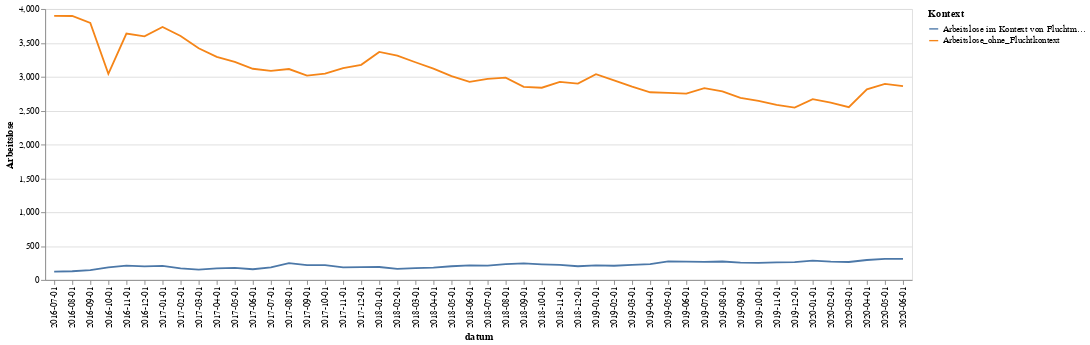
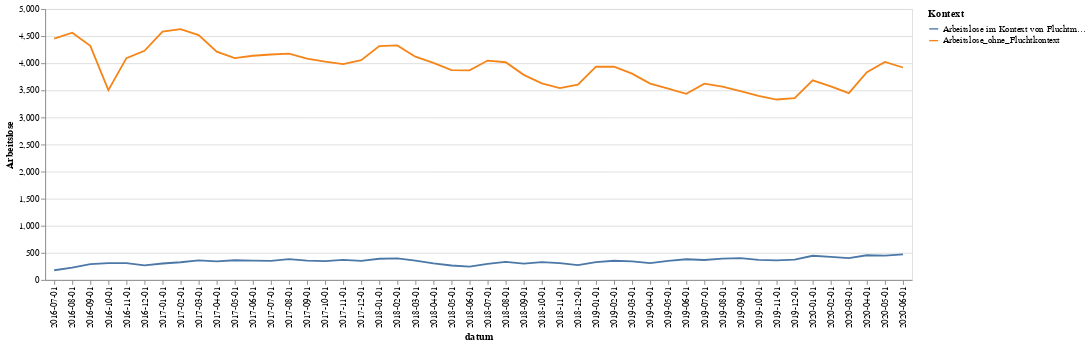

Source (notebook cell) for these figures, in order:
### Code cell
for i in brandenburg["Länder und Kreise_"].unique():
    print(i)
    lk_data=brandenburg[brandenburg["Länder und Kreise_"]==i]
    lk_data=lk_data[["Länder und Kreise_","datum","Arbeitslose im Kontext von Fluchtmigration1)_absolut","Arbeitslose_ohne_Fluchtkontext"]]

    melted=pd.melt(lk_data, id_vars=["Länder und Kreise_","datum"],var_name="Kontext",value_name="Arbeitslose" ,value_vars=["Arbeitslose im Kontext von Fluchtmigration1)_absolut","Arbeitslose_ohne_Fluchtkontext"])
    melted
    melted["Arbeitslose"]=pd.to_numeric(melted["Arbeitslose"],errors="coerce")
    melted.sort_values("datum")
    chart=alt.Chart(melted).mark_line().encode(
    x='datum',
    y="Arbeitslose:Q",
    color="Kontext"
    )
    chart.display()

### Figure 1 — Vega-Lite specification as saved in the notebook (floating-point values rounded to 4 significant figures)
{"config": {"view": {"continuousWidth": 400, "continuousHeight": 300}}, "data": {"name": "data-aabd32a193c942f18a487c0f0d7a137b"}, "mark": "line", "encoding": {"color": {"type": "nominal", "field": "Kontext"}, "x": {"type": "nominal", "field": "datum"}, "y": {"type": "quantitative", "field": "Arbeitslose"}}, "$schema": "https://vega.github.io/schema/vega-lite/v4.0.0.json", "datasets": {"data-aabd32a193c942f18a487c0f0d7a137b": [{"Länder und Kreise_": "12051 Brandenburg an der Havel, St.", "datum": "2020-06-01", "Kontext": "Arbeitslose im Kontext von Fluchtmigration1)_absolut", "Arbeitslose": 312.0}, {"Länder und Kreise_": "12051 Brandenburg an der Havel, St.", "datum": "2020-05-01", "Kontext": "Arbeitslose im Kontext von Fluchtmigration1)_absolut", "Arbeitslose": 312.0}, {"Länder und Kreise_": "12051 Brandenburg an der Havel, St.", "datum": "2020-04-01", "Kontext": "Arbeitslose im Kontext von Fluchtmigration1)_absolut", "Arbeitslose": 294.0}, {"Länder und Kreise_": "12051 Brandenburg an der Havel, St.", "datum": "2020-03-01", "Kontext": "Arbeitslose im Kontext von Fluchtmigration1)_absolut", "Arbeitslose": 265.0}, {"Länder und Kreise_": "12051 Brandenburg an der Havel, St.", "datum": "2020-02-01", "Kontext": "Arbeitslose im Kontext von Fluchtmigration1)_absolut", "Arbeitslose": 271.0}, {"Länder und Kreise_": "12051 Brandenburg an der Havel, St.", "datum": "2020-01-01", "Kontext": "Arbeitslose im Kontext von Fluchtmigration1)_absolut", "Arbeitslose": 285.0}, {"Länder und Kreise_": "12051 Brandenburg an der Havel, St.", "datum": "2019-12-01", "Kontext": "Arbeitslose im Kontext von Fluchtmigration1)_absolut", "Arbeitslose": 262.0}, {"Länder und Kreise_": "12051 Brandenburg an der Havel, St.", "datum": "2019-11-01", "Kontext": "Arbeitslose im Kontext von Fluchtmigration1)_absolut", "Arbeitslose": 259.0}, {"Länder und Kreise_": "12051 Brandenburg an der Havel, St.", "datum": "2019-10-01", "Kontext": "Arbeitslose im Kontext von Fluchtmigration1)_absolut", "Arbeitslose": 252.0}, {"Länder und Kreise_": "12051 Brandenburg an der Havel, St.", "datum": "2019-09-01", "Kontext": "Arbeitslose im Kontext von Fluchtmigration1)_absolut", "Arbeitslose": 256.0}, {"Länder und Kreise_": "12051 Brandenburg an der Havel, St.", "datum": "2019-08-01", "Kontext": "Arbeitslose im Kontext von Fluchtmigration1)_absolut", "Arbeitslose": 272.0}, {"Länder und Kreise_": "12051 Brandenburg an der Havel, St.", "datum": "2019-07-01", "Kontext": "Arbeitslose im Kontext von Fluchtmigration1)_absolut", "Arbeitslose": 266.0}, {"Länder und Kreise_": "12051 Brandenburg an der Havel, St.", "datum": "2019-06-01", "Kontext": "Arbeitslose im Kontext von Fluchtmigration1)_absolut", "Arbeitslose": 271.0}, {"Länder und Kreise_": "12051 Brandenburg an der Havel, St.", "datum": "2019-05-01", "Kontext": "Arbeitslose im Kontext von Fluchtmigration1)_absolut", "Arbeitslose": 273.0}, {"Länder und Kreise_": "12051 Brandenburg an der Havel, St.", "datum": "2019-04-01", "Kontext": "Arbeitslose im Kontext von Fluchtmigration1)_absolut", "Arbeitslose": 234.0}, {"Länder und Kreise_": "12051 Brandenburg an der Havel, St.", "datum": "2019-03-01", "Kontext": "Arbeitslose im Kontext von Fluchtmigration1)_absolut", "Arbeitslose": 222.0}, {"Länder und Kreise_": "12051 Brandenburg an der Havel, St.", "datum": "2019-02-01", "Kontext": "Arbeitslose im Kontext von Fluchtmigration1)_absolut", "Arbeitslose": 209.0}, {"Länder und Kreise_": "12051 Brandenburg an der Havel, St.", "datum": "2019-01-01", "Kontext": "Arbeitslose im Kontext von Fluchtmigration1)_absolut", "Arbeitslose": 215.0}, {"Länder und Kreise_": "12051 Brandenburg an der Havel, St.", "datum": "2018-12-01", "Kontext": "Arbeitslose im Kontext von Fluchtmigration1)_absolut", "Arbeitslose": 202.0}, {"Länder und Kreise_": "12051 Brandenburg an der Havel, St.", "datum": "2018-11-01", "Kontext": "Arbeitslose im Kontext von Fluchtmigration1)_absolut", "Arbeitslose": 223.0}, {"Länder und Kreise_": "12051 Brandenburg an der Havel, St.", "datum": "2018-10-01", "Kontext": "Arbeitslose im Kontext von Fluchtmigration1)_absolut", "Arbeitslose": 231.0}, {"Länder und Kreise_": "12051 Brandenburg an der Havel, St.", "datum": "2018-09-01", "Kontext": "Arbeitslose im Kontext von Fluchtmigration1)_absolut", "Arbeitslose": 244.0}, {"Länder und Kreise_": "12051 Brandenburg an der Havel, St.", "datum": "2018-08-01", "Kontext": "Arbeitslose im Kontext von Fluchtmigration1)_absolut", "Arbeitslose": 233.0}, {"Länder und Kreise_": "12051 Brandenburg an der Havel, St.", "datum": "2018-07-01", "Kontext": "Arbeitslose im Kontext von Fluchtmigration1)_absolut", "Arbeitslose": 212.0}, {"Länder und Kreise_": "12051 Brandenburg an der Havel, St.", "datum": "2018-06-01", "Kontext": "Arbeitslose im Kontext von Fluchtmigration1)_absolut", "Arbeitslose": 215.0}, {"Länder und Kreise_": "12051 Brandenburg an der Havel, St.", "datum": "2018-05-01", "Kontext": "Arbeitslose im Kontext von Fluchtmigration1)_absolut", "Arbeitslose": 202.0}, {"Länder und Kreise_": "12051 Brandenburg an der Havel, St.", "datum": "2018-04-01", "Kontext": "Arbeitslose im Kontext von Fluchtmigration1)_absolut", "Arbeitslose": 181.0}, {"Länder und Kreise_": "12051 Brandenburg an der Havel, St.", "datum": "2018-03-01", "Kontext": "Arbeitslose im Kontext von Fluchtmigration1)_absolut", "Arbeitslose": 174.0}, {"Länder und Kreise_": "12051 Brandenburg an der Havel, St.", "datum": "2018-02-01", "Kontext": "Arbeitslose im Kontext von Fluchtmigration1)_absolut", "Arbeitslose": 163.0}, {"Länder und Kreise_": "12051 Brandenburg an der Havel, St.", "datum": "2018-01-01", "Kontext": "Arbeitslose im Kontext von Fluchtmigration1)_absolut", "Arbeitslose": 191.0}, {"Länder und Kreise_": "12051 Brandenburg an der Havel, St.", "datum": "2017-12-01", "Kontext": "Arbeitslose im Kontext von Fluchtmigration1)_absolut", "Arbeitslose": 189.0}, {"Länder und Kreise_": "12051 Brandenburg an der Havel, St.", "datum": "2017-11-01", "Kontext": "Arbeitslose im Kontext von Fluchtmigration1)_absolut", "Arbeitslose": 184.0}, {"Länder und Kreise_": "12051 Brandenburg an der Havel, St.", "datum": "2017-10-01", "Kontext": "Arbeitslose im Kontext von Fluchtmigration1)_absolut", "Arbeitslose": 219.0}, {"Länder und Kreise_": "12051 Brandenburg an der Havel, St.", "datum": "2017-09-01", "Kontext": "Arbeitslose im Kontext von Fluchtmigration1)_absolut", "Arbeitslose": 220.0}, {"Länder und Kreise_": "12051 Brandenburg an der Havel, St.", "datum": "2017-08-01", "Kontext": "Arbeitslose im Kontext von Fluchtmigration1)_absolut", "Arbeitslose": 249.0}, {"Länder und Kreise_": "12051 Brandenburg an der Havel, St.", "datum": "2017-07-01", "Kontext": "Arbeitslose im Kontext von Fluchtmigration1)_absolut", "Arbeitslose": 186.0}, {"Länder und Kreise_": "12051 Brandenburg an der Havel, St.", "datum": "2017-06-01", "Kontext": "Arbeitslose im Kontext von Fluchtmigration1)_absolut", "Arbeitslose": 158.0}, {"Länder und Kreise_": "12051 Brandenburg an der Havel, St.", "datum": "2017-05-01", "Kontext": "Arbeitslose im Kontext von Fluchtmigration1)_absolut", "Arbeitslose": 178.0}, {"Länder und Kreise_": "12051 Brandenburg an der Havel, St.", "datum": "2017-04-01", "Kontext": "Arbeitslose im Kontext von Fluchtmigration1)_absolut", "Arbeitslose": 170.0}, {"Länder und Kreise_": "12051 Brandenburg an der Havel, St.", "datum": "2017-03-01", "Kontext": "Arbeitslose im Kontext von Fluchtmigration1)_absolut", "Arbeitslose": 152.0}, {"Länder und Kreise_": "12051 Brandenburg an der Havel, St.", "datum": "2017-02-01", "Kontext": "Arbeitslose im Kontext von Fluchtmigration1)_absolut", "Arbeitslose": 171.0}, {"Länder und Kreise_": "12051 Brandenburg an der Havel, St.", "datum": "2017-01-01", "Kontext": "Arbeitslose im Kontext von Fluchtmigration1)_absolut", "Arbeitslose": 208.0}, {"Länder und Kreise_": "12051 Brandenburg an der Havel, St.", "datum": "2016-12-01", "Kontext": "Arbeitslose im Kontext von Fluchtmigration1)_absolut", "Arbeitslose": 201.0}, {"Länder und Kreise_": "12051 Brandenburg an der Havel, St.", "datum": "2016-11-01", "Kontext": "Arbeitslose im Kontext von Fluchtmigration1)_absolut", "Arbeitslose": 211.0}, {"Länder und Kreise_": "12051 Brandenburg an der Havel, St.", "datum": "2016-10-01", "Kontext": "Arbeitslose im Kontext von Fluchtmigration1)_absolut", "Arbeitslose": 184.0}, {"Länder und Kreise_": "12051 Brandenburg an der Havel, St.", "datum": "2016-09-01", "Kontext": "Arbeitslose im Kontext von Fluchtmigration1)_absolut", "Arbeitslose": 146.0}, {"Länder und Kreise_": "12051 Brandenburg an der Havel, St.", "datum": "2016-08-01", "Kontext": "Arbeitslose im Kontext von Fluchtmigration1)_absolut", "Arbeitslose": 128.0}, {"Länder und Kreise_": "12051 Brandenburg an der Havel, St.", "datum": "2016-07-01", "Kontext": "Arbeitslose im Kontext von Fluchtmigration1)_absolut", "Arbeitslose": 122.0}, {"Länder und Kreise_": "12051 Brandenburg an der Havel, St.", "datum": "2020-06-01", "Kontext": "Arbeitslose_ohne_Fluchtkontext", "Arbeitslose": 2861.0}, {"Länder und Kreise_": "12051 Brandenburg an der Havel, St.", "datum": "2020-05-01", "Kontext": "Arbeitslose_ohne_Fluchtkontext", "Arbeitslose": 2894.0}, {"Länder und Kreise_": "12051 Brandenburg an der Havel, St.", "datum": "2020-04-01", "Kontext": "Arbeitslose_ohne_Fluchtkontext", "Arbeitslose": 2815.0}, {"Länder und Kreise_": "12051 Brandenburg an der Havel, St.", "datum": "2020-03-01", "Kontext": "Arbeitslose_ohne_Fluchtkontext", "Arbeitslose": 2550.0}, {"Länder und Kreise_": "12051 Brandenburg an der Havel, St.", "datum": "2020-02-01", "Kontext": "Arbeitslose_ohne_Fluchtkontext", "Arbeitslose": 2618.0}, {"Länder und Kreise_": "12051 Brandenburg an der Havel, St.", "datum": "2020-01-01", "Kontext": "Arbeitslose_ohne_Fluchtkontext", "Arbeitslose": 2670.0}, {"Länder und Kreise_": "12051 Brandenburg an der Havel, St.", "datum": "2019-12-01", "Kontext": "Arbeitslose_ohne_Fluchtkontext", "Arbeitslose": 2545.0}, {"Länder und Kreise_": "12051 Brandenburg an der Havel, St.", "datum": "2019-11-01", "Kontext": "Arbeitslose_ohne_Fluchtkontext", "Arbeitslose": 2584.0}, {"Länder und Kreise_": "12051 Brandenburg an der Havel, St.", "datum": "2019-10-01", "Kontext": "Arbeitslose_ohne_Fluchtkontext", "Arbeitslose": 2645.0}, {"Länder und Kreise_": "12051 Brandenburg an der Havel, St.", "datum": "2019-09-01", "Kontext": "Arbeitslose_ohne_Fluchtkontext", "Arbeitslose": 2689.0}, {"Länder und Kreise_": "12051 Brandenburg an der Havel, St.", "datum": "2019-08-01", "Kontext": "Arbeitslose_ohne_Fluchtkontext", "Arbeitslose": 2785.0}, {"Länder und Kreise_": "12051 Brandenburg an der Havel, St.", "datum": "2019-07-01", "Kontext": "Arbeitslose_ohne_Fluchtkontext", "Arbeitslose": 2832.0}, {"Länder und Kreise_": "12051 Brandenburg an der Havel, St.", "datum": "2019-06-01", "Kontext": "Arbeitslose_ohne_Fluchtkontext", "Arbeitslose": 2752.0}, {"Länder und Kreise_": "12051 Brandenburg an der Havel, St.", "datum": "2019-05-01", "Kontext": "Arbeitslose_ohne_Fluchtkontext", "Arbeitslose": 2761.0}, {"Länder und Kreise_": "12051 Brandenburg an der Havel, St.", "datum": "2019-04-01", "Kontext": "Arbeitslose_ohne_Fluchtkontext", "Arbeitslose": 2771.0}, {"Länder und Kreise_": "12051 Brandenburg an der Havel, St.", "datum": "2019-03-01", "Kontext": "Arbeitslose_ohne_Fluchtkontext", "Arbeitslose": 2853.0}, {"Länder und Kreise_": "12051 Brandenburg an der Havel, St.", "datum": "2019-02-01", "Kontext": "Arbeitslose_ohne_Fluchtkontext", "Arbeitslose": 2948.0}, {"Länder und Kreise_": "12051 Brandenburg an der Havel, St.", "datum": "2019-01-01", "Kontext": "Arbeitslose_ohne_Fluchtkontext", "Arbeitslose": 3038.0}, {"Länder und Kreise_": "12051 Brandenburg an der Havel, St.", "datum": "2018-12-01", "Kontext": "Arbeitslose_ohne_Fluchtkontext", "Arbeitslose": 2900.0}, {"Länder und Kreise_": "12051 Brandenburg an der Havel, St.", "datum": "2018-11-01", "Kontext": "Arbeitslose_ohne_Fluchtkontext", "Arbeitslose": 2923.0}, {"Länder und Kreise_": "12051 Brandenburg an der Havel, St.", "datum": "2018-10-01", "Kontext": "Arbeitslose_ohne_Fluchtkontext", "Arbeitslose": 2838.0}, {"Länder und Kreise_": "12051 Brandenburg an der Havel, St.", "datum": "2018-09-01", "Kontext": "Arbeitslose_ohne_Fluchtkontext", "Arbeitslose": 2852.0}, {"Länder und Kreise_": "12051 Brandenburg an der Havel, St.", "datum": "2018-08-01", "Kontext": "Arbeitslose_ohne_Fluchtkontext", "Arbeitslose": 2987.0}, {"Länder und Kreise_": "12051 Brandenburg an der Havel, St.", "datum": "2018-07-01", "Kontext": "Arbeitslose_ohne_Fluchtkontext", "Arbeitslose": 2970.0}, {"Länder und Kreise_": "12051 Brandenburg an der Havel, St.", "datum": "2018-06-01", "Kontext": "Arbeitslose_ohne_Fluchtkontext", "Arbeitslose": 2926.0}, {"Länder und Kreise_": "12051 Brandenburg an der Havel, St.", "datum": "2018-05-01", "Kontext": "Arbeitslose_ohne_Fluchtkontext", "Arbeitslose": 3010.0}, {"Länder und Kreise_": "12051 Brandenburg an der Havel, St.", "datum": "2018-04-01", "Kontext": "Arbeitslose_ohne_Fluchtkontext", "Arbeitslose": 3120.0}, {"Länder und Kreise_": "12051 Brandenburg an der Havel, St.", "datum": "2018-03-01", "Kontext": "Arbeitslose_ohne_Fluchtkontext", "Arbeitslose": 3214.0}, {"Länder und Kreise_": "12051 Brandenburg an der Havel, St.", "datum": "2018-02-01", "Kontext": "Arbeitslose_ohne_Fluchtkontext", "Arbeitslose": 3313.0}, {"Länder und Kreise_": "12051 Brandenburg an der Havel, St.", "datum": "2018-01-01", "Kontext": "Arbeitslose_ohne_Fluchtkontext", "Arbeitslose": 3366.0}, {"Länder und Kreise_": "12051 Brandenburg an der Havel, St.", "datum": "2017-12-01", "Kontext": "Arbeitslose_ohne_Fluchtkontext", "Arbeitslose": 3176.0}, {"Länder und Kreise_": "12051 Brandenburg an der Havel, St.", "datum": "2017-11-01", "Kontext": "Arbeitslose_ohne_Fluchtkontext", "Arbeitslose": 3129.0}, {"Länder und Kreise_": "12051 Brandenburg an der Havel, St.", "datum": "2017-10-01", "Kontext": "Arbeitslose_ohne_Fluchtkontext", "Arbeitslose": 3047.0}, {"Länder und Kreise_": "12051 Brandenburg an der Havel, St.", "datum": "2017-09-01", "Kontext": "Arbeitslose_ohne_Fluchtkontext", "Arbeitslose": 3016.0}, {"Länder und Kreise_": "12051 Brandenburg an der Havel, St.", "datum": "2017-08-01", "Kontext": "Arbeitslose_ohne_Fluchtkontext", "Arbeitslose": 3114.0}, {"Länder und Kreise_": "12051 Brandenburg an der Havel, St.", "datum": "2017-07-01", "Kontext": "Arbeitslose_ohne_Fluchtkontext", "Arbeitslose": 3087.0}, {"Länder und Kreise_": "12051 Brandenburg an der Havel, St.", "datum": "2017-06-01", "Kontext": "Arbeitslose_ohne_Fluchtkontext", "Arbeitslose": 3118.0}, {"Länder und Kreise_": "12051 Brandenburg an der Havel, St.", "datum": "2017-05-01", "Kontext": "Arbeitslose_ohne_Fluchtkontext", "Arbeitslose": 3220.0}, {"Länder und Kreise_": "12051 Brandenburg an der Havel, St.", "datum": "2017-04-01", "Kontext": "Arbeitslose_ohne_Fluchtkontext", "Arbeitslose": 3293.0}, {"Länder und Kreise_": "12051 Brandenburg an der Havel, St.", "datum": "2017-03-01", "Kontext": "Arbeitslose_ohne_Fluchtkontext", "Arbeitslose": 3421.0}, {"Länder und Kreise_": "12051 Brandenburg an der Havel, St.", "datum": "2017-02-01", "Kontext": "Arbeitslose_ohne_Fluchtkontext", "Arbeitslose": 3603.0}, {"Länder und Kreise_": "12051 Brandenburg an der Havel, St.", "datum": "2017-01-01", "Kontext": "Arbeitslose_ohne_Fluchtkontext", "Arbeitslose": 3734.0}, {"Länder und Kreise_": "12051 Brandenburg an der Havel, St.", "datum": "2016-12-01", "Kontext": "Arbeitslose_ohne_Fluchtkontext", "Arbeitslose": 3597.0}, {"Länder und Kreise_": "12051 Brandenburg an der Havel, St.", "datum": "2016-11-01", "Kontext": "Arbeitslose_ohne_Fluchtkontext", "Arbeitslose": 3638.0}, {"Länder und Kreise_": "12051 Brandenburg an der Havel, St.", "datum": "2016-10-01", "Kontext": "Arbeitslose_ohne_Fluchtkontext", "Arbeitslose": 3044.0}, {"Länder und Kreise_": "12051 Brandenburg an der Havel, St.", "datum": "2016-09-01", "Kontext": "Arbeitslose_ohne_Fluchtkontext", "Arbeitslose": 3794.0}, {"Länder und Kreise_": "12051 Brandenburg an der Havel, St.", "datum": "2016-08-01", "Kontext": "Arbeitslose_ohne_Fluchtkontext", "Arbeitslose": 3897.0}, {"Länder und Kreise_": "12051 Brandenburg an der Havel, St.", "datum": "2016-07-01", "Kontext": "Arbeitslose_ohne_Fluchtkontext", "Arbeitslose": 3899.0}]}}

### Figure 2 — Vega-Lite specification as saved in the notebook (floating-point values rounded to 4 significant figures)
{"config": {"view": {"continuousWidth": 400, "continuousHeight": 300}}, "data": {"name": "data-8fe2051739ce1d487faf7b1a246e5577"}, "mark": "line", "encoding": {"color": {"type": "nominal", "field": "Kontext"}, "x": {"type": "nominal", "field": "datum"}, "y": {"type": "quantitative", "field": "Arbeitslose"}}, "$schema": "https://vega.github.io/schema/vega-lite/v4.0.0.json", "datasets": {"data-8fe2051739ce1d487faf7b1a246e5577": [{"Länder und Kreise_": "12052 Cottbus, Stadt", "datum": "2020-06-01", "Kontext": "Arbeitslose im Kontext von Fluchtmigration1)_absolut", "Arbeitslose": 470.0}, {"Länder und Kreise_": "12052 Cottbus, Stadt", "datum": "2020-05-01", "Kontext": "Arbeitslose im Kontext von Fluchtmigration1)_absolut", "Arbeitslose": 449.0}, {"Länder und Kreise_": "12052 Cottbus, Stadt", "datum": "2020-04-01", "Kontext": "Arbeitslose im Kontext von Fluchtmigration1)_absolut", "Arbeitslose": 455.0}, {"Länder und Kreise_": "12052 Cottbus, Stadt", "datum": "2020-03-01", "Kontext": "Arbeitslose im Kontext von Fluchtmigration1)_absolut", "Arbeitslose": 403.0}, {"Länder und Kreise_": "12052 Cottbus, Stadt", "datum": "2020-02-01", "Kontext": "Arbeitslose im Kontext von Fluchtmigration1)_absolut", "Arbeitslose": 425.0}, {"Länder und Kreise_": "12052 Cottbus, Stadt", "datum": "2020-01-01", "Kontext": "Arbeitslose im Kontext von Fluchtmigration1)_absolut", "Arbeitslose": 446.0}, {"Länder und Kreise_": "12052 Cottbus, Stadt", "datum": "2019-12-01", "Kontext": "Arbeitslose im Kontext von Fluchtmigration1)_absolut", "Arbeitslose": 375.0}, {"Länder und Kreise_": "12052 Cottbus, Stadt", "datum": "2019-11-01", "Kontext": "Arbeitslose im Kontext von Fluchtmigration1)_absolut", "Arbeitslose": 362.0}, {"Länder und Kreise_": "12052 Cottbus, Stadt", "datum": "2019-10-01", "Kontext": "Arbeitslose im Kontext von Fluchtmigration1)_absolut", "Arbeitslose": 370.0}, {"Länder und Kreise_": "12052 Cottbus, Stadt", "datum": "2019-09-01", "Kontext": "Arbeitslose im Kontext von Fluchtmigration1)_absolut", "Arbeitslose": 404.0}, {"Länder und Kreise_": "12052 Cottbus, Stadt", "datum": "2019-08-01", "Kontext": "Arbeitslose im Kontext von Fluchtmigration1)_absolut", "Arbeitslose": 394.0}, {"Länder und Kreise_": "12052 Cottbus, Stadt", "datum": "2019-07-01", "Kontext": "Arbeitslose im Kontext von Fluchtmigration1)_absolut", "Arbeitslose": 368.0}, {"Länder und Kreise_": "12052 Cottbus, Stadt", "datum": "2019-06-01", "Kontext": "Arbeitslose im Kontext von Fluchtmigration1)_absolut", "Arbeitslose": 382.0}, {"Länder und Kreise_": "12052 Cottbus, Stadt", "datum": "2019-05-01", "Kontext": "Arbeitslose im Kontext von Fluchtmigration1)_absolut", "Arbeitslose": 350.0}, {"Länder und Kreise_": "12052 Cottbus, Stadt", "datum": "2019-04-01", "Kontext": "Arbeitslose im Kontext von Fluchtmigration1)_absolut", "Arbeitslose": 311.0}, {"Länder und Kreise_": "12052 Cottbus, Stadt", "datum": "2019-03-01", "Kontext": "Arbeitslose im Kontext von Fluchtmigration1)_absolut", "Arbeitslose": 343.0}, {"Länder und Kreise_": "12052 Cottbus, Stadt", "datum": "2019-02-01", "Kontext": "Arbeitslose im Kontext von Fluchtmigration1)_absolut", "Arbeitslose": 354.0}, {"Länder und Kreise_": "12052 Cottbus, Stadt", "datum": "2019-01-01", "Kontext": "Arbeitslose im Kontext von Fluchtmigration1)_absolut", "Arbeitslose": 329.0}, {"Länder und Kreise_": "12052 Cottbus, Stadt", "datum": "2018-12-01", "Kontext": "Arbeitslose im Kontext von Fluchtmigration1)_absolut", "Arbeitslose": 272.0}, {"Länder und Kreise_": "12052 Cottbus, Stadt", "datum": "2018-11-01", "Kontext": "Arbeitslose im Kontext von Fluchtmigration1)_absolut", "Arbeitslose": 309.0}, {"Länder und Kreise_": "12052 Cottbus, Stadt", "datum": "2018-10-01", "Kontext": "Arbeitslose im Kontext von Fluchtmigration1)_absolut", "Arbeitslose": 328.0}, {"Länder und Kreise_": "12052 Cottbus, Stadt", "datum": "2018-09-01", "Kontext": "Arbeitslose im Kontext von Fluchtmigration1)_absolut", "Arbeitslose": 300.0}, {"Länder und Kreise_": "12052 Cottbus, Stadt", "datum": "2018-08-01", "Kontext": "Arbeitslose im Kontext von Fluchtmigration1)_absolut", "Arbeitslose": 332.0}, {"Länder und Kreise_": "12052 Cottbus, Stadt", "datum": "2018-07-01", "Kontext": "Arbeitslose im Kontext von Fluchtmigration1)_absolut", "Arbeitslose": 297.0}, {"Länder und Kreise_": "12052 Cottbus, Stadt", "datum": "2018-06-01", "Kontext": "Arbeitslose im Kontext von Fluchtmigration1)_absolut", "Arbeitslose": 247.0}, {"Länder und Kreise_": "12052 Cottbus, Stadt", "datum": "2018-05-01", "Kontext": "Arbeitslose im Kontext von Fluchtmigration1)_absolut", "Arbeitslose": 266.0}, {"Länder und Kreise_": "12052 Cottbus, Stadt", "datum": "2018-04-01", "Kontext": "Arbeitslose im Kontext von Fluchtmigration1)_absolut", "Arbeitslose": 306.0}, {"Länder und Kreise_": "12052 Cottbus, Stadt", "datum": "2018-03-01", "Kontext": "Arbeitslose im Kontext von Fluchtmigration1)_absolut", "Arbeitslose": 356.0}, {"Länder und Kreise_": "12052 Cottbus, Stadt", "datum": "2018-02-01", "Kontext": "Arbeitslose im Kontext von Fluchtmigration1)_absolut", "Arbeitslose": 397.0}, {"Länder und Kreise_": "12052 Cottbus, Stadt", "datum": "2018-01-01", "Kontext": "Arbeitslose im Kontext von Fluchtmigration1)_absolut", "Arbeitslose": 391.0}, {"Länder und Kreise_": "12052 Cottbus, Stadt", "datum": "2017-12-01", "Kontext": "Arbeitslose im Kontext von Fluchtmigration1)_absolut", "Arbeitslose": 353.0}, {"Länder und Kreise_": "12052 Cottbus, Stadt", "datum": "2017-11-01", "Kontext": "Arbeitslose im Kontext von Fluchtmigration1)_absolut", "Arbeitslose": 370.0}, {"Länder und Kreise_": "12052 Cottbus, Stadt", "datum": "2017-10-01", "Kontext": "Arbeitslose im Kontext von Fluchtmigration1)_absolut", "Arbeitslose": 348.0}, {"Länder und Kreise_": "12052 Cottbus, Stadt", "datum": "2017-09-01", "Kontext": "Arbeitslose im Kontext von Fluchtmigration1)_absolut", "Arbeitslose": 357.0}, {"Länder und Kreise_": "12052 Cottbus, Stadt", "datum": "2017-08-01", "Kontext": "Arbeitslose im Kontext von Fluchtmigration1)_absolut", "Arbeitslose": 384.0}, {"Länder und Kreise_": "12052 Cottbus, Stadt", "datum": "2017-07-01", "Kontext": "Arbeitslose im Kontext von Fluchtmigration1)_absolut", "Arbeitslose": 351.0}, {"Länder und Kreise_": "12052 Cottbus, Stadt", "datum": "2017-06-01", "Kontext": "Arbeitslose im Kontext von Fluchtmigration1)_absolut", "Arbeitslose": 357.0}, {"Länder und Kreise_": "12052 Cottbus, Stadt", "datum": "2017-05-01", "Kontext": "Arbeitslose im Kontext von Fluchtmigration1)_absolut", "Arbeitslose": 363.0}, {"Länder und Kreise_": "12052 Cottbus, Stadt", "datum": "2017-04-01", "Kontext": "Arbeitslose im Kontext von Fluchtmigration1)_absolut", "Arbeitslose": 343.0}, {"Länder und Kreise_": "12052 Cottbus, Stadt", "datum": "2017-03-01", "Kontext": "Arbeitslose im Kontext von Fluchtmigration1)_absolut", "Arbeitslose": 362.0}, {"Länder und Kreise_": "12052 Cottbus, Stadt", "datum": "2017-02-01", "Kontext": "Arbeitslose im Kontext von Fluchtmigration1)_absolut", "Arbeitslose": 326.0}, {"Länder und Kreise_": "12052 Cottbus, Stadt", "datum": "2017-01-01", "Kontext": "Arbeitslose im Kontext von Fluchtmigration1)_absolut", "Arbeitslose": 303.0}, {"Länder und Kreise_": "12052 Cottbus, Stadt", "datum": "2016-12-01", "Kontext": "Arbeitslose im Kontext von Fluchtmigration1)_absolut", "Arbeitslose": 269.0}, {"Länder und Kreise_": "12052 Cottbus, Stadt", "datum": "2016-11-01", "Kontext": "Arbeitslose im Kontext von Fluchtmigration1)_absolut", "Arbeitslose": 311.0}, {"Länder und Kreise_": "12052 Cottbus, Stadt", "datum": "2016-10-01", "Kontext": "Arbeitslose im Kontext von Fluchtmigration1)_absolut", "Arbeitslose": 310.0}, {"Länder und Kreise_": "12052 Cottbus, Stadt", "datum": "2016-09-01", "Kontext": "Arbeitslose im Kontext von Fluchtmigration1)_absolut", "Arbeitslose": 293.0}, {"Länder und Kreise_": "12052 Cottbus, Stadt", "datum": "2016-08-01", "Kontext": "Arbeitslose im Kontext von Fluchtmigration1)_absolut", "Arbeitslose": 226.0}, {"Länder und Kreise_": "12052 Cottbus, Stadt", "datum": "2016-07-01", "Kontext": "Arbeitslose im Kontext von Fluchtmigration1)_absolut", "Arbeitslose": 179.0}, {"Länder und Kreise_": "12052 Cottbus, Stadt", "datum": "2020-06-01", "Kontext": "Arbeitslose_ohne_Fluchtkontext", "Arbeitslose": 3921.0}, {"Länder und Kreise_": "12052 Cottbus, Stadt", "datum": "2020-05-01", "Kontext": "Arbeitslose_ohne_Fluchtkontext", "Arbeitslose": 4025.0}, {"Länder und Kreise_": "12052 Cottbus, Stadt", "datum": "2020-04-01", "Kontext": "Arbeitslose_ohne_Fluchtkontext", "Arbeitslose": 3833.0}, {"Länder und Kreise_": "12052 Cottbus, Stadt", "datum": "2020-03-01", "Kontext": "Arbeitslose_ohne_Fluchtkontext", "Arbeitslose": 3449.0}, {"Länder und Kreise_": "12052 Cottbus, Stadt", "datum": "2020-02-01", "Kontext": "Arbeitslose_ohne_Fluchtkontext", "Arbeitslose": 3571.0}, {"Länder und Kreise_": "12052 Cottbus, Stadt", "datum": "2020-01-01", "Kontext": "Arbeitslose_ohne_Fluchtkontext", "Arbeitslose": 3684.0}, {"Länder und Kreise_": "12052 Cottbus, Stadt", "datum": "2019-12-01", "Kontext": "Arbeitslose_ohne_Fluchtkontext", "Arbeitslose": 3356.0}, {"Länder und Kreise_": "12052 Cottbus, Stadt", "datum": "2019-11-01", "Kontext": "Arbeitslose_ohne_Fluchtkontext", "Arbeitslose": 3330.0}, {"Länder und Kreise_": "12052 Cottbus, Stadt", "datum": "2019-10-01", "Kontext": "Arbeitslose_ohne_Fluchtkontext", "Arbeitslose": 3399.0}, {"Länder und Kreise_": "12052 Cottbus, Stadt", "datum": "2019-09-01", "Kontext": "Arbeitslose_ohne_Fluchtkontext", "Arbeitslose": 3487.0}, {"Länder und Kreise_": "12052 Cottbus, Stadt", "datum": "2019-08-01", "Kontext": "Arbeitslose_ohne_Fluchtkontext", "Arbeitslose": 3568.0}, {"Länder und Kreise_": "12052 Cottbus, Stadt", "datum": "2019-07-01", "Kontext": "Arbeitslose_ohne_Fluchtkontext", "Arbeitslose": 3622.0}, {"Länder und Kreise_": "12052 Cottbus, Stadt", "datum": "2019-06-01", "Kontext": "Arbeitslose_ohne_Fluchtkontext", "Arbeitslose": 3436.0}, {"Länder und Kreise_": "12052 Cottbus, Stadt", "datum": "2019-05-01", "Kontext": "Arbeitslose_ohne_Fluchtkontext", "Arbeitslose": 3529.0}, {"Länder und Kreise_": "12052 Cottbus, Stadt", "datum": "2019-04-01", "Kontext": "Arbeitslose_ohne_Fluchtkontext", "Arbeitslose": 3624.0}, {"Länder und Kreise_": "12052 Cottbus, Stadt", "datum": "2019-03-01", "Kontext": "Arbeitslose_ohne_Fluchtkontext", "Arbeitslose": 3808.0}, {"Länder und Kreise_": "12052 Cottbus, Stadt", "datum": "2019-02-01", "Kontext": "Arbeitslose_ohne_Fluchtkontext", "Arbeitslose": 3936.0}, {"Länder und Kreise_": "12052 Cottbus, Stadt", "datum": "2019-01-01", "Kontext": "Arbeitslose_ohne_Fluchtkontext", "Arbeitslose": 3935.0}, {"Länder und Kreise_": "12052 Cottbus, Stadt", "datum": "2018-12-01", "Kontext": "Arbeitslose_ohne_Fluchtkontext", "Arbeitslose": 3603.0}, {"Länder und Kreise_": "12052 Cottbus, Stadt", "datum": "2018-11-01", "Kontext": "Arbeitslose_ohne_Fluchtkontext", "Arbeitslose": 3539.0}, {"Länder und Kreise_": "12052 Cottbus, Stadt", "datum": "2018-10-01", "Kontext": "Arbeitslose_ohne_Fluchtkontext", "Arbeitslose": 3629.0}, {"Länder und Kreise_": "12052 Cottbus, Stadt", "datum": "2018-09-01", "Kontext": "Arbeitslose_ohne_Fluchtkontext", "Arbeitslose": 3785.0}, {"Länder und Kreise_": "12052 Cottbus, Stadt", "datum": "2018-08-01", "Kontext": "Arbeitslose_ohne_Fluchtkontext", "Arbeitslose": 4018.0}, {"Länder und Kreise_": "12052 Cottbus, Stadt", "datum": "2018-07-01", "Kontext": "Arbeitslose_ohne_Fluchtkontext", "Arbeitslose": 4049.0}, {"Länder und Kreise_": "12052 Cottbus, Stadt", "datum": "2018-06-01", "Kontext": "Arbeitslose_ohne_Fluchtkontext", "Arbeitslose": 3869.0}, {"Länder und Kreise_": "12052 Cottbus, Stadt", "datum": "2018-05-01", "Kontext": "Arbeitslose_ohne_Fluchtkontext", "Arbeitslose": 3872.0}, {"Länder und Kreise_": "12052 Cottbus, Stadt", "datum": "2018-04-01", "Kontext": "Arbeitslose_ohne_Fluchtkontext", "Arbeitslose": 4006.0}, {"Länder und Kreise_": "12052 Cottbus, Stadt", "datum": "2018-03-01", "Kontext": "Arbeitslose_ohne_Fluchtkontext", "Arbeitslose": 4120.0}, {"Länder und Kreise_": "12052 Cottbus, Stadt", "datum": "2018-02-01", "Kontext": "Arbeitslose_ohne_Fluchtkontext", "Arbeitslose": 4329.0}, {"Länder und Kreise_": "12052 Cottbus, Stadt", "datum": "2018-01-01", "Kontext": "Arbeitslose_ohne_Fluchtkontext", "Arbeitslose": 4317.0}, {"Länder und Kreise_": "12052 Cottbus, Stadt", "datum": "2017-12-01", "Kontext": "Arbeitslose_ohne_Fluchtkontext", "Arbeitslose": 4057.0}, {"Länder und Kreise_": "12052 Cottbus, Stadt", "datum": "2017-11-01", "Kontext": "Arbeitslose_ohne_Fluchtkontext", "Arbeitslose": 3984.0}, {"Länder und Kreise_": "12052 Cottbus, Stadt", "datum": "2017-10-01", "Kontext": "Arbeitslose_ohne_Fluchtkontext", "Arbeitslose": 4028.0}, {"Länder und Kreise_": "12052 Cottbus, Stadt", "datum": "2017-09-01", "Kontext": "Arbeitslose_ohne_Fluchtkontext", "Arbeitslose": 4083.0}, {"Länder und Kreise_": "12052 Cottbus, Stadt", "datum": "2017-08-01", "Kontext": "Arbeitslose_ohne_Fluchtkontext", "Arbeitslose": 4178.0}, {"Länder und Kreise_": "12052 Cottbus, Stadt", "datum": "2017-07-01", "Kontext": "Arbeitslose_ohne_Fluchtkontext", "Arbeitslose": 4161.0}, {"Länder und Kreise_": "12052 Cottbus, Stadt", "datum": "2017-06-01", "Kontext": "Arbeitslose_ohne_Fluchtkontext", "Arbeitslose": 4138.0}, {"Länder und Kreise_": "12052 Cottbus, Stadt", "datum": "2017-05-01", "Kontext": "Arbeitslose_ohne_Fluchtkontext", "Arbeitslose": 4095.0}, {"Länder und Kreise_": "12052 Cottbus, Stadt", "datum": "2017-04-01", "Kontext": "Arbeitslose_ohne_Fluchtkontext", "Arbeitslose": 4214.0}, {"Länder und Kreise_": "12052 Cottbus, Stadt", "datum": "2017-03-01", "Kontext": "Arbeitslose_ohne_Fluchtkontext", "Arbeitslose": 4518.0}, {"Länder und Kreise_": "12052 Cottbus, Stadt", "datum": "2017-02-01", "Kontext": "Arbeitslose_ohne_Fluchtkontext", "Arbeitslose": 4629.0}, {"Länder und Kreise_": "12052 Cottbus, Stadt", "datum": "2017-01-01", "Kontext": "Arbeitslose_ohne_Fluchtkontext", "Arbeitslose": 4584.0}, {"Länder und Kreise_": "12052 Cottbus, Stadt", "datum": "2016-12-01", "Kontext": "Arbeitslose_ohne_Fluchtkontext", "Arbeitslose": 4229.0}, {"Länder und Kreise_": "12052 Cottbus, Stadt", "datum": "2016-11-01", "Kontext": "Arbeitslose_ohne_Fluchtkontext", "Arbeitslose": 4093.0}, {"Länder und Kreise_": "12052 Cottbus, Stadt", "datum": "2016-10-01", "Kontext": "Arbeitslose_ohne_Fluchtkontext", "Arbeitslose": 3502.0}, {"Länder und Kreise_": "12052 Cottbus, Stadt", "datum": "2016-09-01", "Kontext": "Arbeitslose_ohne_Fluchtkontext", "Arbeitslose": 4320.0}, {"Länder und Kreise_": "12052 Cottbus, Stadt", "datum": "2016-08-01", "Kontext": "Arbeitslose_ohne_Fluchtkontext", "Arbeitslose": 4563.0}, {"Länder und Kreise_": "12052 Cottbus, Stadt", "datum": "2016-07-01", "Kontext": "Arbeitslose_ohne_Fluchtkontext", "Arbeitslose": 4452.0}]}}
